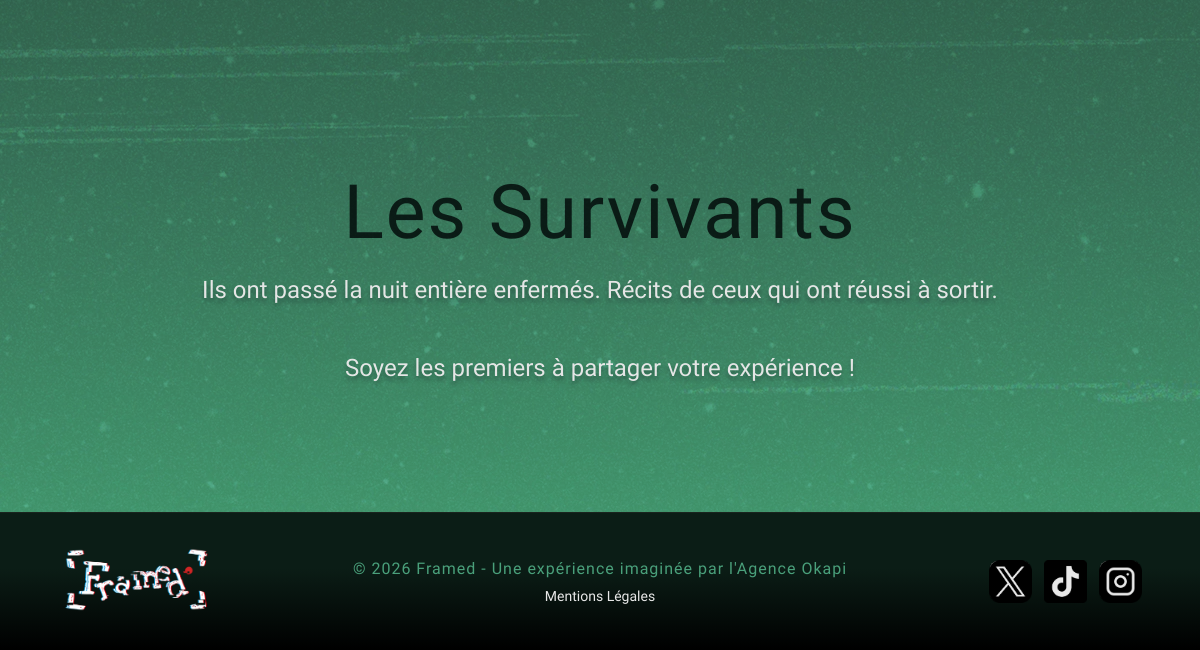
Before: / (lower part) with the older database file.
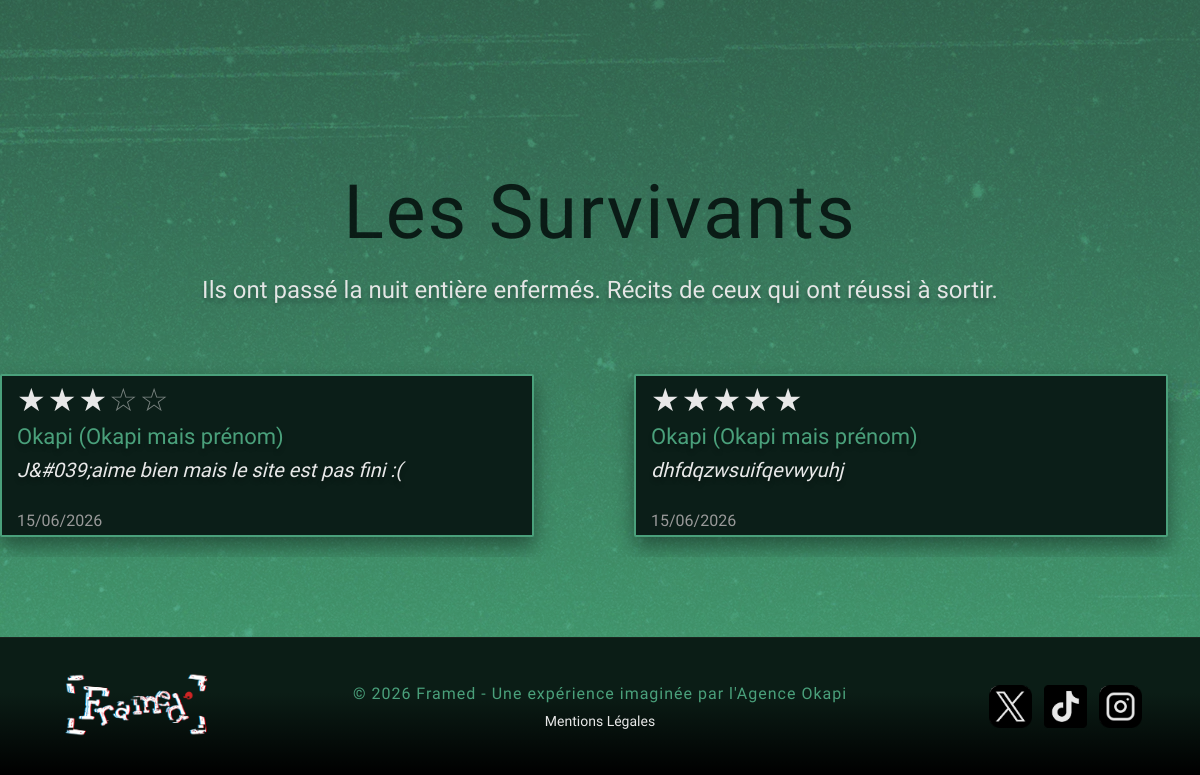
After: the same page with the newer database file.
### tables this page shows
CREATE TABLE `commentaires` (
  `id_commentaire` int(11) NOT NULL,
  `id_utilisateur` int(11) NOT NULL,
  `contenu` text NOT NULL,
  `statut` enum('en_attente','approuve','refuse') DEFAULT 'en_attente',
  `date_publication` datetime DEFAULT current_timestamp(),
  `note` int(11) NOT NULL DEFAULT 5
);

CREATE TABLE `utilisateurs` (
  `id_utilisateur` int(11) NOT NULL,
  `id_equipe` int(11) NOT NULL,
  `pseudo` varchar(50) NOT NULL,
  `email` varchar(100) NOT NULL,
  `mot_de_passe` varchar(255) NOT NULL,
  `telephone` varchar(15) DEFAULT NULL,
  `role` enum('participant','admin') DEFAULT 'participant',
  `nom` varchar(50) DEFAULT NULL,
  `prenom` varchar(50) DEFAULT NULL
);

### controller/accueil_controller.php (called while the page is built, shortened)
<?php
require_once __DIR__ . '/../model/commentaires_model.php';
$avis_publics = recupererCommentairesApprouves();
require_once 'view/accueil_view.php';
?>

### index.php (called while the page is built, shortened)
<?php
require_once 'routeur.php';

### model/commentaires_model.php (called while the page is built, shortened)
<?php
require_once 'conf/conf.inc.php';
function recupererCommentairesApprouves() {
    global $bdd;
    $req = $bdd->query("
        SELECT c.contenu, c.note, c.date_publication, u.pseudo, u.prenom
        FROM commentaires c
        JOIN utilisateurs u ON c.id_utilisateur = u.id_utilisateur
        WHERE c.statut = 'approuve'
        ORDER BY c.id_commentaire DESC
        LIMIT 5
    ");
    return $req->fetchAll();
}
?>

### view/accueil_view.php (the view, shortened to what this page needs)
<?php require_once 'view/autres_pages/header.php'; ?>
<main>
<section class="avis-section">
    <h2>Les Survivants</h2>
    <p>Ils ont passé la nuit entière enfermés. Récits de ceux qui ont réussi à sortir.</p>
    <?php if (!empty($avis_publics)): ?>
        <div class="defilement-container">
            <div class="defilement-track">
                <?php for($i = 0; $i < 2; $i++): ?>
                    <?php foreach ($avis_publics as $avis): ?>
                        <div class="avis-card">
                            <div class="etoiles-affichage">
                                <?php
                                $note = isset($avis['note']) ? (int)$avis['note'] : 5;
                                for ($j = 1; $j <= 5; $j++) {
                                    if ($j <= $note) {
                                        echo '<span class="etoile-pleine">★</span>';
                                    } else {
                                        echo '<span class="etoile-vide">☆</span>';
                                    }
                                }
                                ?>
                            </div>
                            <p class="auteur">
                                <?= htmlspecialchars($avis['pseudo']) ?>
                                <?php if (!empty($avis['prenom'])): ?>
                                    (<?= htmlspecialchars($avis['prenom']) ?>)
                                <?php endif; ?>
                            </p>
                                <p class="commentaire">
                                <?= nl2br(htmlspecialchars($avis['contenu'])) ?>
                                </p>
                                <small><?= date('d/m/Y', strtotime($avis['date_publication'])) ?></small>
                        </div>
                    <?php endforeach; ?>
                <?php endfor; ?>
            </div>
        </div>
    <?php else: ?>
        <p class="aucun-avis">Soyez les premiers à partager votre expérience !</p>
    <?php endif; ?>
</section>
</main>
<?php require_once 'view/autres_pages/footer.php'; ?>

Changed rows visible on the page:
added commentaires: note 3 (drawn), id_utilisateur.pseudo "Okapi", id_utilisateur.prenom "Okapi mais prénom", contenu "J&#039;aime bien mais le site est pas fini :(", date_publication "15/06/2026"
added commentaires: note 5 (drawn), id_utilisateur.pseudo "Okapi", id_utilisateur.prenom "Okapi mais prénom", contenu "dhfdqzwsuifqevwyuhj", date_publication "15/06/2026"
Other visible differences:
text no longer shown: "Soyez les premiers à partager votre expérience !"
